Frame 1 (no input): blank canvas, image omitted
Frame 60 (the mouse pressed at the canvas centre just before this capture): blank canvas, image omitted
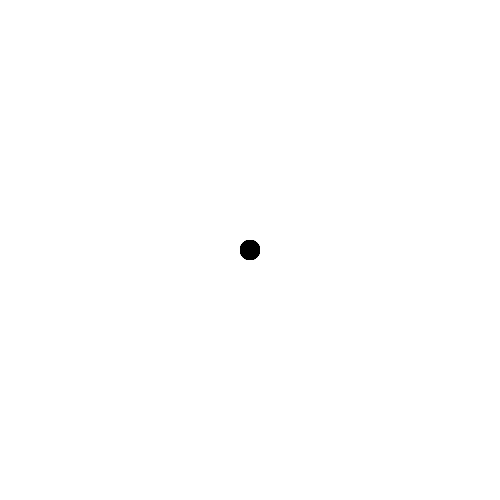
Frame 120 (the mouse held since frame 60 and released just before this capture)

The Processing sketch whose frames 1 and 60 were blank and that drew this single picture after the mouse press (run headless with seeded random() and noise(); from frame 60 on, the mouse is pressed at the canvas centre):

// Processing sketch: trails_example
// ── trails_example.pde
//class Cord {
// float x, y, a; 
// Cord(float x, float y, int a) {
//  this.x = x; 
//  this.y = y; 
//  this.a = a; 
// }
//}

//int numShapes=100;
//int currentShape=0; 
//Cord[] trail = new Cord[numShapes]; 

//void setup() {
//  size(500, 500); 
//}

//void draw() {
//  background(color(0, 255, 0)); 
  
//  int a = 255 - (255*currentShape)/(numShapes); 
//  trail[currentShape] = new Cord(mouseX, mouseY, a); 
  
//  noStroke();
//  // Draw all the points
//  for (int i=0; i < currentShape; i++) {
//    println(trail[i].a);
//    fill(0, 0, 0);
//    pushMatrix(); 
//      translate(trail[i].x, trail[i].y);
//      scale(10, 10); 
//      ellipse(0, 0, 10, 10);
//    popMatrix(); 
//  }
  
//  currentShape++; 
//  currentShape %= numShapes; 
//}

// object trail with array
int numShapes = 30;
int currentShape = 0;                   // counter
float[] shapeX = new float[numShapes];  // x coordinates
float[] shapeY = new float[numShapes];  // y coordinates
float[] shapeA = new float[numShapes];  // alpha values
int shapeSize = 20;


void setup() {
  size(500, 500);
  smooth();
  noStroke();
}

void draw() {
  background(255);

  shapeX[currentShape] = mouseX;
  shapeY[currentShape] = mouseY;
  shapeA[currentShape] = 255;

  for (int i=0; i<numShapes ; i++) {
    fill(0, shapeA[i]);
    ellipse(shapeX[i], shapeY[i], shapeSize, shapeSize);
    shapeA[i] -= 255/ (numShapes);
  }

  // increment counter
  currentShape++;
  currentShape %= numShapes;  // rollover counter to 0 when up to numShapes
}
